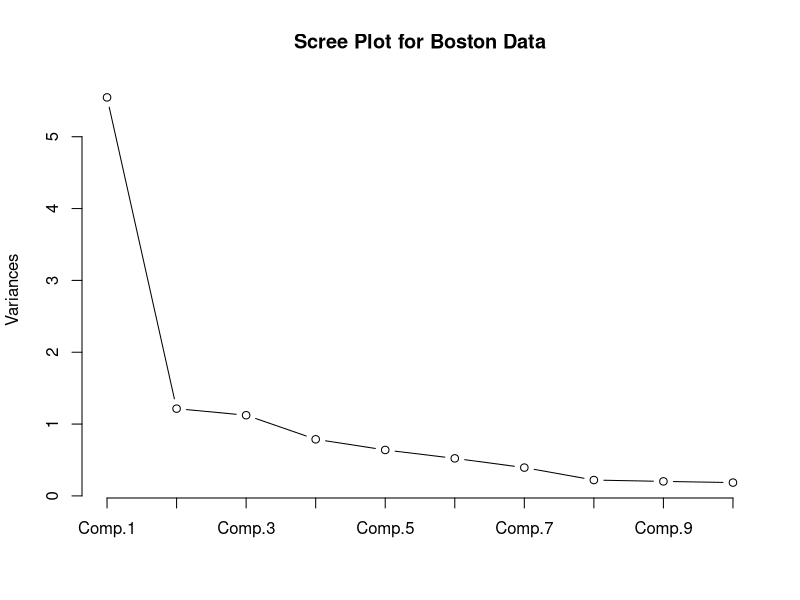
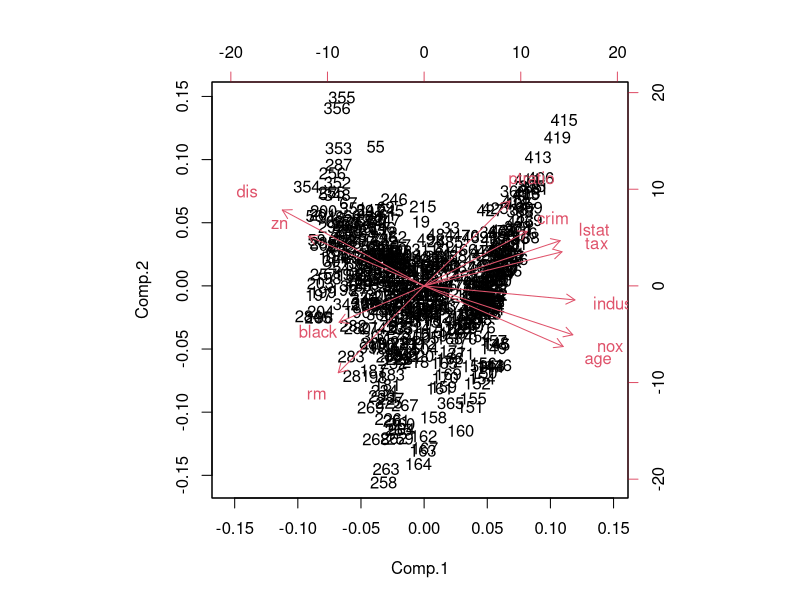
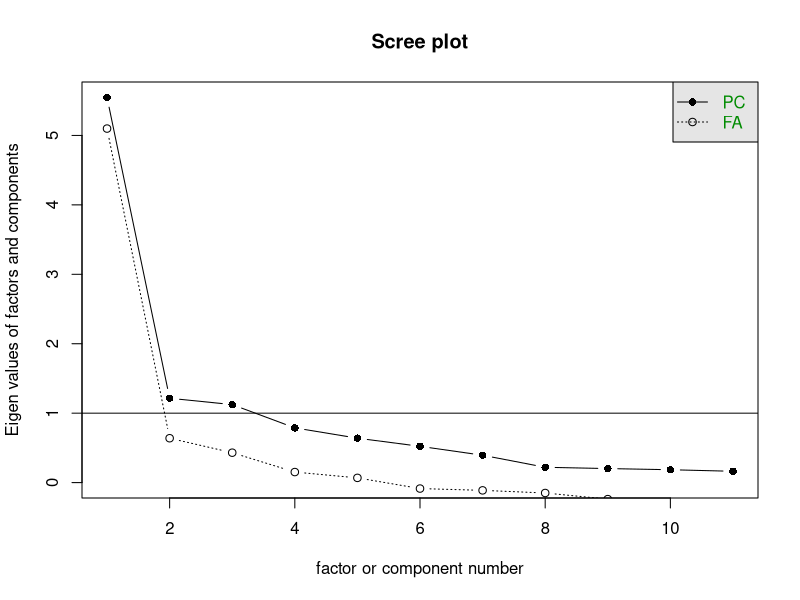
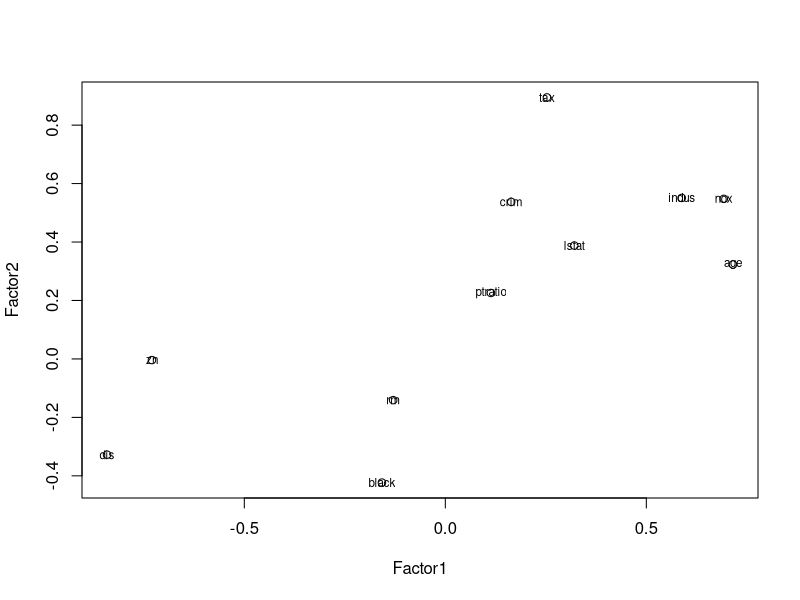

Write R code to recreate these figures, in order.
## 강의 실습 조교가 임의로 작성한 코드여서, 교수님 코드와 달라질 수 있습니다.

# 연습 문제 1####################################
# 1. 패키지 및 데이터 로드
library(MASS)
data(Boston)

# 2. 분석에 사용할 변수 선택 (medv, chas, rad 제외)
boston_pca_data <- Boston[, !(names(Boston) %in% c("medv", "chas", "rad"))]

# 3. 주성분분석 수행 (상관행렬 기반)
pca_boston <- princomp(boston_pca_data, cor = TRUE)
getwd()
# 4. 결과 확인
# 요약 정보 (각 주성분의 표준편차, 설명 분산 비율)   
summary(pca_boston)

# 적재계수 (Loadings)
print(pca_boston$loadings)

# Scree Plot
screeplot(pca_boston, type = "lines", main = "Scree Plot for Boston Data")

# Biplot
biplot(pca_boston)



# 연습 문제 2##################################################
# 1. 패키지 및 데이터 로드
library(MASS)
library(psych) # scree 함수 등 편의 기능 사용

# 2. 분석에 사용할 변수 선택
boston_fa_data <- Boston[, !(names(Boston) %in% c("medv", "chas", "rad"))]

# 3. 요인 개수 결정을 위한 스크리 플롯 확인
scree(boston_fa_data, factors = TRUE, pc = TRUE)

# 4. 인자분석 수행 (예: 4개의 요인, varimax 회전)
# 스크리 플롯을 참고하여 요인 수를 4개로 가정
fa_boston <- factanal(boston_fa_data, 
                      factors = 4, 
                      rotation = "varimax",
                      scores = "regression")

# 5. 결과 확인
# 요인 적재량(Factor Loadings) 및 요약 통계량 출력
print(fa_boston, digits = 2, cutoff = 0.3, sort = TRUE)

# 요인 적재량 시각화
loadings <- fa_boston$loadings
loadings
plot(loadings)
# plot(loadings, type="n") # 빈 플롯 생성
text(loadings, labels=names(boston_fa_data), cex=.7) # 변수 이름 표시
